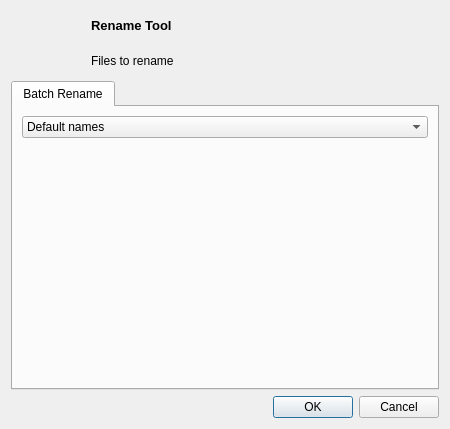
<?xml version="1.0" encoding="UTF-8"?>
<ui version="4.0">
 <class>BatchRenameDialog</class>
 <widget class="QDialog" name="BatchRenameDialog">
  <property name="geometry">
   <rect>
    <x>0</x>
    <y>0</y>
    <width>450</width>
    <height>428</height>
   </rect>
  </property>
  <property name="minimumSize">
   <size>
    <width>450</width>
    <height>0</height>
   </size>
  </property>
  <property name="modal">
   <bool>true</bool>
  </property>
  <layout class="QVBoxLayout" name="verticalLayout" stretch="0,10,0">
   <item>
    <layout class="QGridLayout" name="gridLayout" columnstretch="0,0,0,1">
     <item row="0" column="2" colspan="2">
      <widget class="QLabel" name="label">
       <property name="font">
        <font>
         <pointsize>10</pointsize>
         <bold>true</bold>
        </font>
       </property>
       <property name="focusPolicy">
        <enum>Qt::StrongFocus</enum>
       </property>
       <property name="text">
        <string>Rename Tool</string>
       </property>
       <property name="wordWrap">
        <bool>true</bool>
       </property>
       <property name="textInteractionFlags">
        <set>Qt::LinksAccessibleByMouse|Qt::TextSelectableByKeyboard|Qt::TextSelectableByMouse</set>
       </property>
      </widget>
     </item>
     <item row="0" column="0" rowspan="2">
      <widget class="QLabel" name="logo">
       <property name="minimumSize">
        <size>
         <width>64</width>
         <height>64</height>
        </size>
       </property>
       <property name="maximumSize">
        <size>
         <width>64</width>
         <height>64</height>
        </size>
       </property>
       <property name="text">
        <string notr="true"/>
       </property>
       <property name="pixmap">
        <pixmap resource="../resources.qrc">:/resources/icons/default/scalable/actions/rename.svg</pixmap>
       </property>
       <property name="scaledContents">
        <bool>true</bool>
       </property>
       <property name="margin">
        <number>8</number>
       </property>
      </widget>
     </item>
     <item row="0" column="1" rowspan="2">
      <spacer name="horizontalSpacer_3">
       <property name="orientation">
        <enum>Qt::Horizontal</enum>
       </property>
       <property name="sizeType">
        <enum>QSizePolicy::Fixed</enum>
       </property>
       <property name="sizeHint" stdset="0">
        <size>
         <width>10</width>
         <height>20</height>
        </size>
       </property>
      </spacer>
     </item>
     <item row="1" column="2" colspan="2">
      <widget class="QLabel" name="subtitleLabel">
       <property name="text">
        <string>Files to rename</string>
       </property>
      </widget>
     </item>
    </layout>
   </item>
   <item>
    <widget class="QTabWidget" name="tabWidget">
     <property name="currentIndex">
      <number>0</number>
     </property>
     <widget class="QWidget" name="rename">
      <attribute name="title">
       <string>Batch Rename</string>
      </attribute>
      <layout class="QVBoxLayout" name="verticalLayout_3">
       <item>
        <widget class="QComboBox" name="comboBox">
         <item>
          <property name="text">
           <string>Default names</string>
          </property>
         </item>
         <item>
          <property name="text">
           <string>Enumerated names</string>
          </property>
         </item>
        </widget>
       </item>
       <item>
        <widget class="QStackedWidget" name="stackedWidget">
         <property name="currentIndex">
          <number>0</number>
         </property>
         <widget class="QWidget" name="emptyPage"/>
         <widget class="QWidget" name="enumerationPage">
          <layout class="QVBoxLayout" name="verticalLayout_5">
           <item>
            <widget class="QGroupBox" name="groupBox_2">
             <property name="title">
              <string>Options</string>
             </property>
             <layout class="QVBoxLayout" name="verticalLayout_4">
              <item>
               <layout class="QHBoxLayout" name="horizontalLayout_2">
                <item>
                 <widget class="QLabel" name="startLabel">
                  <property name="text">
                   <string>Start enumeration from:</string>
                  </property>
                 </widget>
                </item>
                <item>
                 <widget class="QSpinBox" name="startSpinBox">
                  <property name="maximum">
                   <number>9999999</number>
                  </property>
                  <property name="value">
                   <number>1</number>
                  </property>
                 </widget>
                </item>
                <item>
                 <spacer name="horizontalSpacer_2">
                  <property name="orientation">
                   <enum>Qt::Horizontal</enum>
                  </property>
                  <property name="sizeHint" stdset="0">
                   <size>
                    <width>40</width>
                    <height>20</height>
                   </size>
                  </property>
                 </spacer>
                </item>
               </layout>
              </item>
              <item>
               <widget class="QGroupBox" name="groupBox">
                <property name="title">
                 <string>Style:</string>
                </property>
                <property name="flat">
                 <bool>false</bool>
                </property>
                <layout class="QVBoxLayout" name="verticalLayout_2">
                 <item>
                  <widget class="QRadioButton" name="classicRadioButton">
                   <property name="text">
                    <string>1 ... 123456</string>
                   </property>
                   <property name="checked">
                    <bool>true</bool>
                   </property>
                  </widget>
                 </item>
                 <item>
                  <widget class="QRadioButton" name="fillRadioButton">
                   <property name="text">
                    <string>000001 ... 123456</string>
                   </property>
                  </widget>
                 </item>
                 <item>
                  <layout class="QHBoxLayout" name="horizontalLayout_3">
                   <item>
                    <widget class="QRadioButton" name="customFillRadioButton">
                     <property name="text">
                      <string>Custom number of digits:</string>
                     </property>
                    </widget>
                   </item>
                   <item>
                    <widget class="QSpinBox" name="digitSpinBox">
                     <property name="minimum">
                      <number>1</number>
                     </property>
                    </widget>
                   </item>
                   <item>
                    <spacer name="horizontalSpacer">
                     <property name="orientation">
                      <enum>Qt::Horizontal</enum>
                     </property>
                     <property name="sizeHint" stdset="0">
                      <size>
                       <width>40</width>
                       <height>20</height>
                      </size>
                     </property>
                    </spacer>
                   </item>
                  </layout>
                 </item>
                </layout>
               </widget>
              </item>
              <item>
               <layout class="QHBoxLayout" name="horizontalLayout_4">
                <item>
                 <widget class="QLabel" name="incrementLabel">
                  <property name="text">
                   <string>Increment by:</string>
                  </property>
                 </widget>
                </item>
                <item>
                 <widget class="QSpinBox" name="incrementSpinBox">
                  <property name="minimum">
                   <number>1</number>
                  </property>
                  <property name="maximum">
                   <number>9999999</number>
                  </property>
                 </widget>
                </item>
                <item>
                 <spacer name="horizontalSpacer_4">
                  <property name="orientation">
                   <enum>Qt::Horizontal</enum>
                  </property>
                  <property name="sizeHint" stdset="0">
                   <size>
                    <width>40</width>
                    <height>20</height>
                   </size>
                  </property>
                 </spacer>
                </item>
               </layout>
              </item>
             </layout>
            </widget>
           </item>
           <item>
            <spacer name="verticalSpacer">
             <property name="orientation">
              <enum>Qt::Vertical</enum>
             </property>
             <property name="sizeHint" stdset="0">
              <size>
               <width>20</width>
               <height>40</height>
              </size>
             </property>
            </spacer>
           </item>
          </layout>
         </widget>
        </widget>
       </item>
      </layout>
     </widget>
    </widget>
   </item>
   <item>
    <widget class="QDialogButtonBox" name="buttonBox">
     <property name="orientation">
      <enum>Qt::Horizontal</enum>
     </property>
     <property name="standardButtons">
      <set>QDialogButtonBox::Cancel|QDialogButtonBox::Ok</set>
     </property>
    </widget>
   </item>
  </layout>
 </widget>
 <tabstops>
  <tabstop>label</tabstop>
  <tabstop>tabWidget</tabstop>
 </tabstops>
 <resources>
  <include location="../resources.qrc"/>
 </resources>
 <connections>
  <connection>
   <sender>buttonBox</sender>
   <signal>rejected()</signal>
   <receiver>BatchRenameDialog</receiver>
   <slot>close()</slot>
   <hints>
    <hint type="sourcelabel">
     <x>372</x>
     <y>350</y>
    </hint>
    <hint type="destinationlabel">
     <x>368</x>
     <y>371</y>
    </hint>
   </hints>
  </connection>
  <connection>
   <sender>buttonBox</sender>
   <signal>accepted()</signal>
   <receiver>BatchRenameDialog</receiver>
   <slot>accept()</slot>
   <hints>
    <hint type="sourcelabel">
     <x>302</x>
     <y>350</y>
    </hint>
    <hint type="destinationlabel">
     <x>298</x>
     <y>369</y>
    </hint>
   </hints>
  </connection>
 </connections>
</ui>
